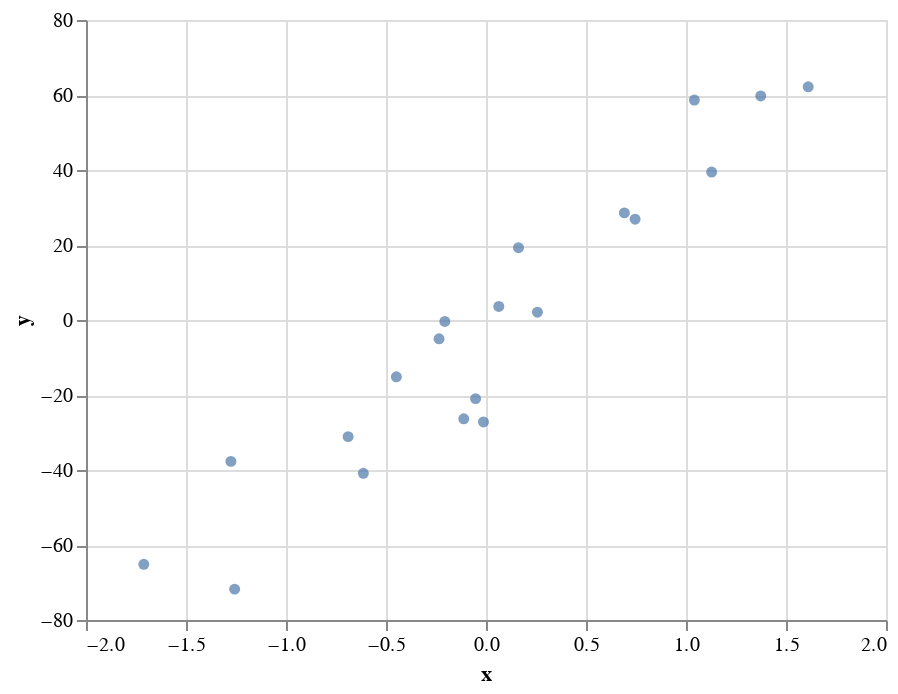

Write notebook code for a chart like this one.
### Code cell
alt.Chart(df).mark_circle().encode( 
    x = "x",
    y = "y"
)

### Figure 1 — Vega-Lite specification as saved in the notebook (floating-point values rounded to 4 significant figures)
{"config": {"view": {"continuousWidth": 400, "continuousHeight": 300}}, "data": {"name": "data-2e133c3835159f6a269a7ea8d3946d92"}, "mark": "circle", "encoding": {"x": {"field": "x", "type": "quantitative"}, "y": {"field": "y", "type": "quantitative"}}, "$schema": "https://vega.github.io/schema/vega-lite/v4.17.0.json", "datasets": {"data-2e133c3835159f6a269a7ea8d3946d92": [{"x": -0.2059, "y": -0.3851}, {"x": -0.6132, "y": -40.88}, {"x": 1.128, "y": 39.46}, {"x": -1.257, "y": -71.77}, {"x": -0.1112, "y": -26.35}, {"x": -0.01263, "y": -27.17}, {"x": -0.6892, "y": -31.1}, {"x": 1.611, "y": 62.18}, {"x": 0.7454, "y": 26.87}, {"x": -1.275, "y": -37.7}, {"x": 0.2572, "y": 2.093}, {"x": 0.1623, "y": 19.29}, {"x": 1.042, "y": 58.66}, {"x": 0.064, "y": 3.625}, {"x": -1.711, "y": -65.16}, {"x": -0.2346, "y": -5.021}, {"x": -0.4481, "y": -15.14}, {"x": 0.6919, "y": 28.56}, {"x": -0.05196, "y": -20.97}, {"x": 1.374, "y": 59.73}]}}
